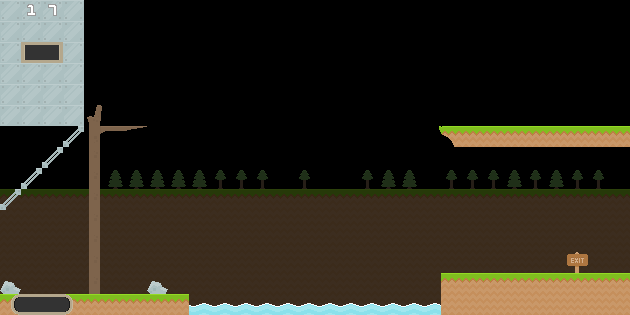

Rendered tile map (Tiled .tmx) drawn with the repository's tilesets; below, a short description and the full map source, tile grids included:
An orthogonal 30x15 tile map with 21x21 px tiles, 5 tile layers (Capa de patrones 5, Capa de patrones 3, Capa de patrones 1, Capa de patrones 2, ...).

<map version="1.2" tiledversion="1.3.5" orientation="orthogonal" renderorder="right-down" width="30" height="15" tilewidth="21" tileheight="21" infinite="0" nextlayerid="7" nextobjectid="1">
 <tileset firstgid="1" source="../bunker/sprites.tsx" />
 <layer id="5" name="Capa de patrones 5" width="30" height="15" opacity="0.3">
  <data encoding="csv">
0,0,0,0,0,0,0,0,0,0,0,0,0,0,0,0,0,0,0,0,0,0,0,0,0,0,0,0,0,0,
0,0,0,0,0,0,0,0,0,0,0,0,0,0,0,0,0,0,0,0,0,0,0,0,0,0,0,0,0,0,
0,0,0,0,0,0,0,0,0,0,0,0,0,0,0,0,0,0,0,0,0,0,0,0,0,0,0,0,0,0,
0,0,0,0,0,0,0,0,0,0,0,0,0,0,0,0,0,0,0,0,0,0,0,0,0,0,0,0,0,0,
0,0,0,0,0,0,0,0,0,0,0,0,0,0,0,0,0,0,0,0,0,0,0,0,0,0,0,0,0,0,
0,0,0,0,0,0,0,0,0,0,0,0,0,0,0,0,0,0,0,0,0,0,0,0,0,0,0,0,0,0,
0,0,0,0,0,0,0,0,0,0,0,0,0,0,0,0,0,0,0,0,0,0,0,0,0,0,0,0,0,0,
0,0,0,0,0,0,0,0,0,0,0,0,0,0,0,0,0,0,0,0,0,0,0,0,0,0,0,0,0,0,
0,0,0,0,0,644,644,644,644,644,674,674,674,0,674,0,0,674,644,644,0,674,674,674,644,674,644,674,674,0,
124,124,124,124,124,124,124,124,124,124,124,124,124,124,124,124,124,124,124,124,124,124,124,124,124,124,124,124,124,124,
153,153,153,153,153,153,153,153,153,153,153,153,153,153,153,153,153,153,153,153,153,153,153,153,153,153,153,153,153,153,
153,153,153,153,153,153,153,153,153,153,153,153,153,153,153,153,153,153,153,153,153,153,153,153,153,153,153,153,153,153,
153,153,153,153,153,153,153,153,153,153,153,153,153,153,153,153,153,153,153,153,153,153,153,153,153,153,153,153,153,153,
153,153,153,153,153,153,153,153,153,153,153,153,153,153,153,153,153,153,153,153,153,153,153,153,153,153,153,153,153,153,
153,153,153,153,153,153,153,153,153,153,153,153,153,153,153,153,153,153,153,153,153,153,153,153,153,153,153,153,153,153
</data>
 </layer>
 <layer id="3" name="Capa de patrones 3" width="30" height="15">
  <data encoding="csv">
0,0,0,0,0,0,0,0,0,0,0,0,0,0,0,0,0,0,0,0,0,0,0,0,0,0,0,0,0,0,
0,0,0,0,0,0,0,0,0,0,0,0,0,0,0,0,0,0,0,0,0,0,0,0,0,0,0,0,0,0,
0,0,0,0,0,0,0,0,0,0,0,0,0,0,0,0,0,0,0,0,0,0,0,0,0,0,0,0,0,0,
0,0,0,0,0,0,0,0,0,0,0,0,0,0,0,0,0,0,0,0,0,0,0,0,0,0,0,0,0,0,
0,0,0,0,0,0,0,0,0,0,0,0,0,0,0,0,0,0,0,0,0,0,0,0,0,0,0,0,0,0,
0,0,0,0,664,0,0,0,0,0,0,0,0,0,0,0,0,0,0,0,0,0,0,0,0,0,0,0,0,0,
0,0,0,0,635,666,667,0,0,0,0,0,0,0,0,0,0,0,0,0,0,0,0,0,0,0,0,0,0,0,
0,0,0,0,634,0,0,0,0,0,0,0,0,0,0,0,0,0,0,0,0,0,0,0,0,0,0,0,0,0,
0,0,0,0,634,0,0,0,0,0,0,0,0,0,0,0,0,0,0,0,0,0,0,0,0,0,0,0,0,0,
0,0,0,0,634,0,0,0,0,0,0,0,0,0,0,0,0,0,0,0,0,0,0,0,0,0,0,0,0,0,
0,0,0,0,634,0,0,0,0,0,0,0,0,0,0,0,0,0,0,0,0,0,0,0,0,0,0,0,0,0,
0,0,0,0,634,0,0,0,0,0,0,0,0,0,0,0,0,0,0,0,0,0,0,0,0,0,0,0,0,0,
0,0,0,0,634,0,0,0,0,0,0,0,0,0,0,0,0,0,0,0,0,0,0,0,0,0,0,0,0,0,
0,0,0,0,634,0,0,0,0,0,0,0,0,0,0,0,0,0,0,0,0,0,0,0,0,0,0,0,0,0,
0,0,0,0,0,0,0,0,0,12,12,12,12,12,12,12,12,12,12,12,12,12,12,12,12,12,12,12,12,12
</data>
 </layer>
 <layer id="1" name="Capa de patrones 1" width="30" height="15">
  <data encoding="csv">
0,0,0,0,0,0,0,0,0,0,0,0,0,0,0,0,0,0,0,0,0,0,0,0,0,0,0,0,0,0,
0,0,0,0,0,0,0,0,0,0,0,0,0,0,0,0,0,0,0,0,0,0,0,0,0,0,0,0,0,0,
0,0,0,0,0,0,0,0,0,0,0,0,0,0,0,0,0,0,0,0,0,0,0,0,0,0,0,0,0,0,
0,0,0,0,0,0,0,0,0,0,0,0,0,0,0,0,0,0,0,0,0,0,0,0,0,0,0,0,0,0,
0,0,0,0,0,0,0,0,0,0,0,0,0,0,0,0,0,0,0,0,0,0,0,0,0,0,0,0,0,0,
0,0,0,0,0,0,0,0,0,0,0,0,0,0,0,0,0,0,0,0,0,0,0,0,0,0,0,0,0,0,
0,0,0,0,0,0,0,0,0,0,0,0,0,0,0,0,0,0,0,0,0,0,0,0,0,0,0,0,0,0,
0,0,0,0,0,0,0,0,0,0,0,0,0,0,0,0,0,0,0,0,0,0,0,0,0,0,0,0,0,0,
0,0,0,0,0,0,0,0,0,0,0,0,0,0,0,0,0,0,0,0,0,0,0,0,0,0,0,0,0,0,
0,0,0,0,0,0,0,0,0,0,0,0,0,0,0,0,0,0,0,0,0,0,0,0,0,0,0,0,0,0,
0,0,0,0,0,0,0,0,0,0,0,0,0,0,0,0,0,0,0,0,0,0,0,0,0,0,0,0,0,0,
0,0,0,0,0,0,0,0,0,0,0,0,0,0,0,0,0,0,0,0,0,0,0,0,0,0,0,0,0,0,
0,0,0,0,0,0,0,0,0,0,0,0,0,0,0,0,0,0,0,0,0,0,0,0,0,0,0,0,0,0,
49,0,0,0,0,0,0,49,0,0,0,0,0,0,0,0,0,0,0,0,0,0,0,0,0,124,124,124,124,124,
124,124,124,124,124,124,124,124,124,0,0,0,0,0,0,0,0,0,0,0,0,0,0,0,0,153,153,153,153,153
</data>
 </layer>
 <layer id="2" name="Capa de patrones 2" width="30" height="15">
  <data encoding="csv">
737,737,737,737,0,0,0,0,0,0,0,0,0,0,0,0,0,0,0,0,0,0,0,0,0,0,0,0,0,0,
737,737,737,737,0,0,0,0,0,0,0,0,0,0,0,0,0,0,0,0,0,0,0,0,0,0,0,0,0,0,
737,2684355443,1610613619,737,0,0,0,0,0,0,0,0,0,0,0,0,0,0,0,0,0,0,0,0,0,0,0,0,0,0,
737,737,737,737,0,0,0,0,0,0,0,0,0,0,0,0,0,0,0,0,0,0,0,0,0,0,0,0,0,0,
737,737,737,737,0,0,0,0,0,0,0,0,0,0,0,0,0,0,0,0,0,0,0,0,0,0,0,0,0,0,
737,737,737,737,0,0,0,0,0,0,0,0,0,0,0,0,0,0,0,0,0,0,0,0,0,0,0,0,0,0,
0,0,0,0,0,0,0,0,0,0,0,0,0,0,0,0,0,0,0,0,0,0,0,152,124,124,124,124,124,124,
0,0,0,0,0,0,0,0,0,0,0,0,0,0,0,0,0,0,0,0,0,0,0,0,0,0,0,0,0,0,
0,0,0,0,0,0,0,0,0,0,0,0,0,0,0,0,0,0,0,0,0,0,0,0,0,0,0,0,0,0,
0,0,0,0,0,0,0,0,0,0,0,0,0,0,0,0,0,0,0,0,0,0,0,0,0,0,0,0,0,0,
0,0,0,0,0,0,0,0,0,0,0,0,0,0,0,0,0,0,0,0,0,0,0,0,0,0,0,0,0,0,
0,0,0,0,0,0,0,0,0,0,0,0,0,0,0,0,0,0,0,0,0,0,0,0,0,0,0,0,0,0,
0,0,0,0,0,0,0,0,0,0,0,0,0,0,0,0,0,0,0,0,0,0,0,0,0,0,0,0,0,0,
0,0,0,0,0,0,0,0,0,0,0,0,0,0,0,0,0,0,0,0,0,0,0,0,0,0,0,0,0,0,
1610613559,1610613589,1610613589,2684355383,0,0,0,0,0,0,0,0,0,0,0,0,0,0,0,0,0,0,0,0,0,12,12,12,12,12
</data>
 </layer>
 <layer id="4" name="Capa de patrones 4" width="30" height="15">
  <data encoding="csv">
0,436,465,0,0,0,0,0,0,0,0,0,0,0,0,0,0,0,0,0,0,0,0,0,0,0,0,0,0,0,
0,0,0,0,0,0,0,0,0,0,0,0,0,0,0,0,0,0,0,0,0,0,0,0,0,0,0,0,0,0,
0,0,0,0,0,0,0,0,0,0,0,0,0,0,0,0,0,0,0,0,0,0,0,0,0,0,0,0,0,0,
0,0,0,0,0,0,0,0,0,0,0,0,0,0,0,0,0,0,0,0,0,0,0,0,0,0,0,0,0,0,
0,0,0,0,0,0,0,0,0,0,0,0,0,0,0,0,0,0,0,0,0,0,0,0,0,0,0,0,0,0,
0,0,0,0,0,0,0,0,0,0,0,0,0,0,0,0,0,0,0,0,0,0,0,0,0,0,0,0,0,0,
0,0,0,799,0,0,0,0,0,0,0,0,0,0,0,0,0,0,0,0,151,152,124,124,0,0,0,0,0,0,
0,0,799,0,0,0,0,0,0,0,0,0,0,0,0,0,0,0,0,0,0,0,0,0,0,0,0,0,0,0,
0,799,0,0,0,0,0,0,0,0,0,0,0,0,0,0,0,0,0,0,0,0,0,0,0,0,0,0,0,0,
799,0,0,0,0,0,0,0,0,0,0,0,0,0,0,0,0,0,0,0,0,0,0,0,0,0,0,0,0,0,
0,0,0,0,0,0,0,0,0,0,0,0,0,0,0,0,0,0,0,0,0,0,0,0,0,0,0,0,0,0,
0,0,0,0,0,0,0,0,0,0,0,0,0,0,0,0,0,0,0,0,0,0,0,0,0,0,0,0,0,0,
0,0,0,0,0,0,0,0,0,0,0,0,0,0,0,0,0,0,0,0,0,0,0,0,0,0,0,254,0,0,
0,0,0,0,0,0,0,0,0,0,0,0,0,0,0,0,0,0,0,0,0,124,124,124,124,0,0,0,0,0,
0,0,0,0,0,0,0,0,0,0,0,0,0,0,0,0,0,0,0,0,0,153,153,153,153,153,153,153,153,153
</data>
 </layer>
</map>
